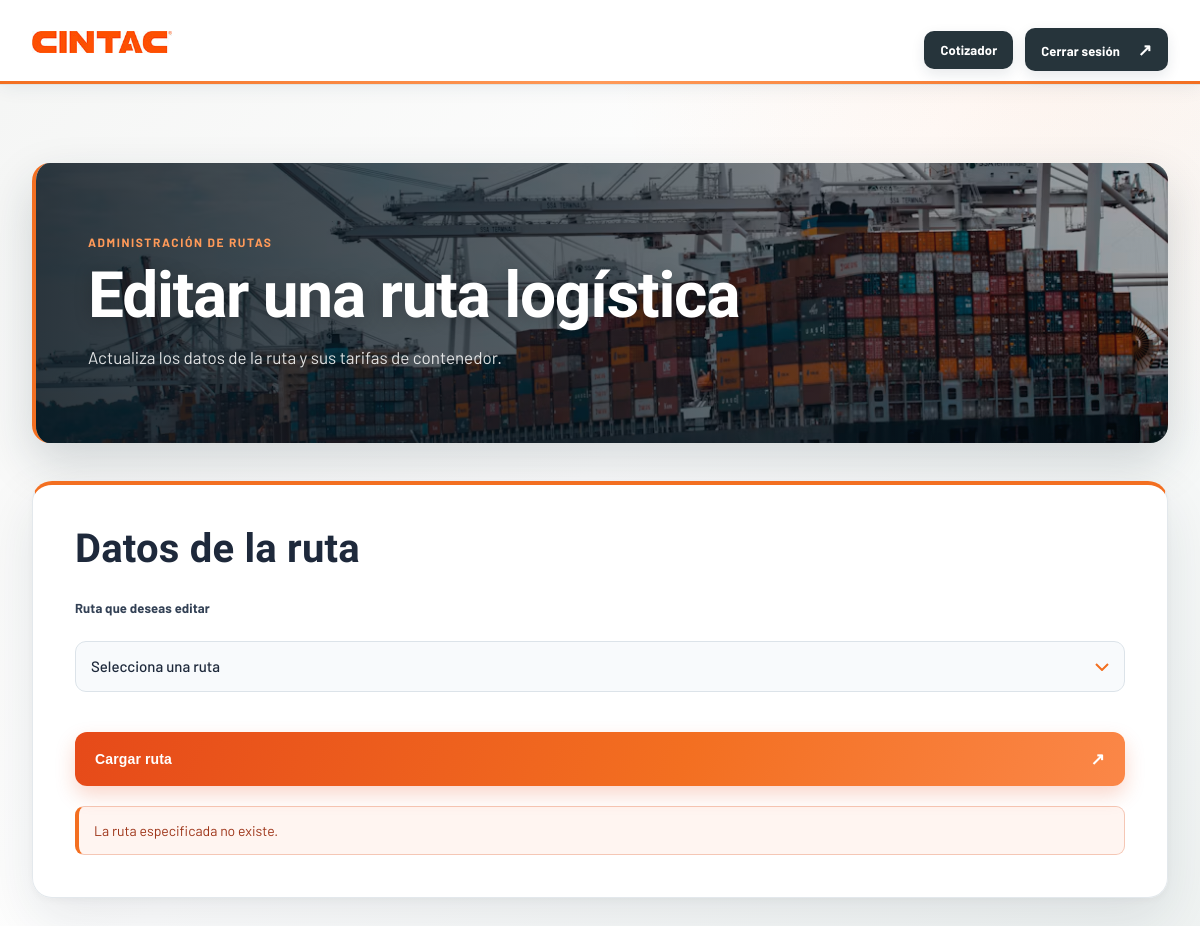
Before: /Cotizador/editar/37/ (signed in) with the older database file.
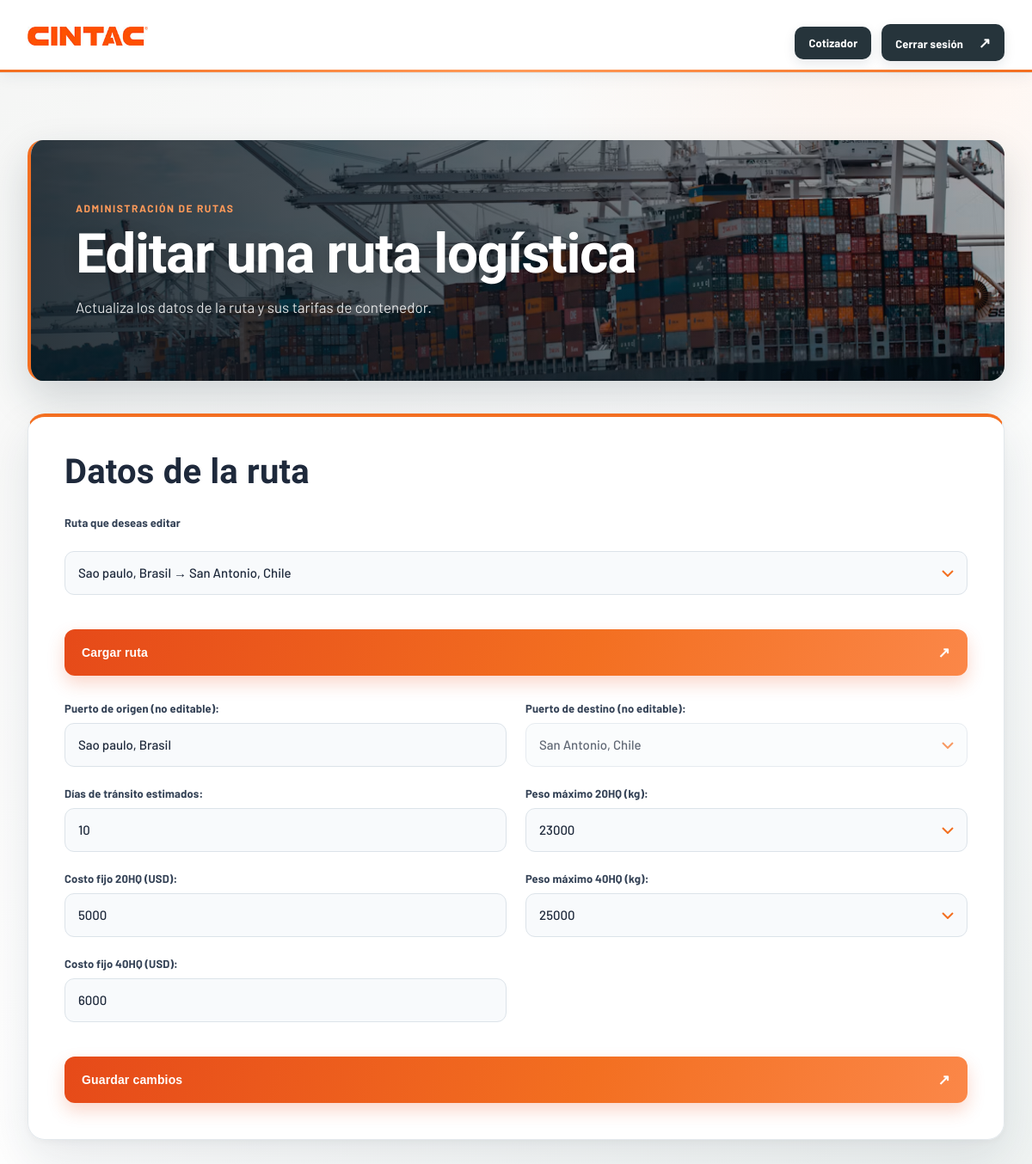
After: the same page with the newer database file.
### Cotizador/models.py (models this page shows, shortened)
class ruta_logistica(models.Model):
    PUERTOS_ORIGEN = (
        ('Shanghai, China', 'Shanghai, China'),
        ('Ningbo, China', 'Ningbo, China'),
        ('Shenzhen, China', 'Shenzhen, China'),
        ('Qingdao, China', 'Qingdao, China'),
        ('Guangzhou, China', 'Guangzhou, China'),
        ('Tianjin, China', 'Tianjin, China'),
        ('Yokohama, Japon', 'Yokohama, Japon'),
        ('Tokyo, Japon', 'Tokyo, Japon'),
        ('Nagoya, Japon', 'Nagoya, Japon'),
        ('Kobe, Japon', 'Kobe, Japon'),
        ('Osaka, Japon', 'Osaka, Japon'),
        ('Barcelona, España', 'Barcelona, España'),
        ('Los Angeles, EE.UU', 'Los Angeles, EE.UU'),
        ('Callao, Perú', 'Callao, Perú'),
        ('San antonio, Chile', 'San antonio, Chile'),
        ('Valparaíso, Chile', 'Valparaíso, Chile')
    )
    PUERTOS_DESTINO = (
        ('Valparaíso, Chile', 'Valparaíso, Chile'),
        ('San Antonio, Chile', 'San Antonio, Chile'),
        ('Callao, Perú', 'Callao, Perú'),
    )
    id = models.AutoField(primary_key=True)
    puerto_origen = models.CharField(max_length=100, choices=PUERTOS_ORIGEN, null=False,)
    puerto_destino = models.CharField(max_length=100, choices=PUERTOS_DESTINO, null=False)
    dias_transito = models.IntegerField(null=False)

### Cotizador/views.py (the view, shortened to what this page needs)
# urls.py: path('editar/', editar, name='editar'),
def editar(request, ruta_id=None):
    login_id = request.session.get('login_id')
    if login_id is None or not Login.objects.filter(pk=login_id).exists():
        request.session.pop('login_id', None)
        request.session['login_error'] = (
            'Debes iniciar sesión para acceder a la edición de rutas.'
        )
        return redirect('login')
    rutas = ruta_logistica.objects.order_by('puerto_origen', 'puerto_destino')
    ruta = ruta_logistica.objects.filter(pk=ruta_id).first()
    if ruta is None:
        return render(request, 'CRUD/editar.html', {
            'rutas': rutas,
            'error': 'La ruta especificada no existe.',
        })
    form = CrearRutaForm(request.POST or None, instance=ruta)
    context = {
        'form': form,
        'ruta': ruta,
        'rutas': rutas,
        'selected_route_id': ruta_id,
    }
    if request.method == 'POST' and form.is_valid():
        context['updated_route'] = form.save()
        context['success'] = 'Se ha actualizado la ruta'
        context['form'] = None
        context['selected_route_id'] = None
    return render(request, 'CRUD/editar.html', context)

### templates/CRUD/editar.html (shortened to what the changed rows need)
<!DOCTYPE html>
{% load static %}
<html lang="es">
<head>
    <link rel="stylesheet" href="{% static 'CSS/cintac.css' %}?v=cotizador-workflow-2">
</head>
<body class="quote-page cotizador-page">
    <main class="quote-main container">
        <section class="quote-intro quote-banner" style="--quote-banner-image: url('{% static 'images/MainCintac/fotopuerto.avif' %}')">
            <h1>Editar una ruta logística</h1>
        </section>
        <section class="quote-card" aria-labelledby="edit-route-title">
            <h2 id="edit-route-title">Datos de la ruta</h2>
            {% if rutas %}
                <div class="quote-field">
                    <form class="quote-form" method="get" action="{% url 'editar' %}">
                        <label for="ruta_id">Ruta que deseas editar</label>
                        <select
                            id="ruta_id"
                            name="ruta_id"
                            class="route-form-control"
                            required
                        >
                            <option value="">Selecciona una ruta</option>
                            {% for ruta_disponible in rutas %}
                                <option
                                    value="{{ ruta_disponible.id }}"
                                    {% if ruta_disponible.id == selected_route_id %}selected{% endif %}
                                >
                                    {{ ruta_disponible.puerto_origen }} →
                                </option>
                            {% endfor %}
                        </select>
                        <button class="dark-button quote-submit" type="submit">
                            Cargar ruta <span>↗</span>
                        </button>
                    </form>
                </div>
            {% endif %}
            {% if error %}
                <p class="quote-alert" role="alert">{{ error }}</p>
            {% endif %}
            {% if form %}
                <form class="quote-form" method="post">
                    <div class="quote-fields">
                        <div class="quote-field">
                            {{ form.puerto_origen.label_tag }}
                            {{ form.puerto_origen }}
                        </div>
                        <div class="quote-field">
                            {{ form.puerto_destino.label_tag }}
                            {{ form.puerto_destino }}
                        </div>
                        <div class="quote-field">
                            {{ form.dias_transito.label_tag }}
                            {{ form.dias_transito }}
                        </div>
                        <div class="quote-field">
                            {{ form.peso_max_20hq.label_tag }}
                            {{ form.peso_max_20hq }}
                        </div>
                        <div class="quote-field">
                            {{ form.costo_fijo_20hq.label_tag }}
                            {{ form.costo_fijo_20hq }}
                        </div>
                        <div class="quote-field">
                            {{ form.peso_max_40hq.label_tag }}
                            {{ form.peso_max_40hq }}
                        </div>
                        <div class="quote-field">
                            {{ form.costo_fijo_40hq.label_tag }}
                            {{ form.costo_fijo_40hq }}
                        </div>
                    </div>
                    <button class="dark-button quote-submit" type="submit">
                        Guardar cambios <span>↗</span>
                    </button>
                </form>
            {% endif %}
        </section>
    </main>
</body>
</html>

Changed rows visible on the page:
added ruta_logistica: puerto_origen "Sao paulo, Brasil", puerto_destino "San Antonio, Chile", dias_transito "10"
Other visible differences:
form field ruta_id: "Selecciona una ruta" → "Sao paulo, Brasil → San Antonio, Chile"
form field peso_max_20hq: (not shown) → "23000"
form field costo_fijo_20hq: (not shown) → "5000"
form field peso_max_40hq: (not shown) → "25000"
form field costo_fijo_40hq: (not shown) → "6000"
{{ error }}: "La ruta especificada no existe." → (not shown)
text now shown: "Puerto de origen (no editable): Puerto de destino (no editable): Días de tránsito estimados: Peso máximo 20HQ (kg): Costo fijo 20HQ (USD): Peso máximo 40HQ (kg): Costo fijo 40HQ (USD): Guardar cambios ↗"
